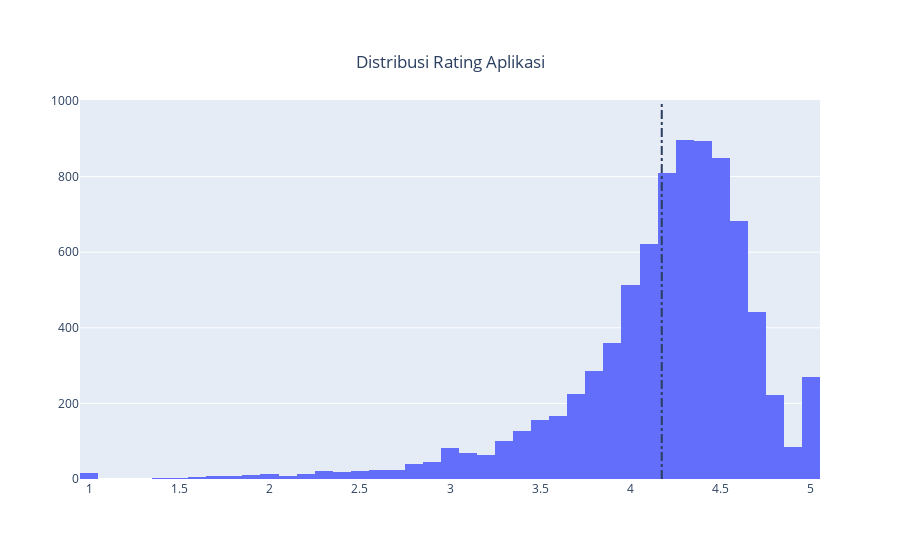

The cell this chart's notebook holds for it:
### Markdown cell above
## 5. Melihat Distribusi Rating Aplikasi

### Code cell
# Menghitung rata-rata rating dari aplikasi
avg_app_rating = apps['Rating'].mean()
print('Rata-rata rating aplikasi = ', avg_app_rating)

# Mendistribusikan aplikasi sesuai dengan ratingnya
data = [go.Histogram(
        x = apps['Rating'])]

# Mencetak penanda titik rata-rata pada plot dan menambahkan judul
layout = {'shapes': [{
              'type' :'line',
              'x0': avg_app_rating,
              'y0': 0,
              'x1': avg_app_rating,
              'y1': 1000,
              'line': { 'dash': 'dashdot'}
          }],
          'title': { 
              'text' : 'Distribusi Rating Aplikasi',
              'y':0.9,
              'x':0.5,
              'xanchor': 'center',
              'yanchor': 'top'
          }
          }

# Menyimpan hasil plot yang dibuat
plotly.offline.iplot({'data': data, 'layout': layout})
py.plot({'data': data, 'layout': layout}, filename="apps_distribusi_rating", auto_open = True)

### Figure 1 — Plotly figure (JSON) as saved in the notebook; plotly's stock layout.template omitted (floating-point values rounded to 4 significant figures; data arrays with more than 128 entries replaced by an {"elided": "..."} marker saying what was removed)
{"data": [{"type": "histogram", "x": {"elided": "9659 float values"}}], "layout": {"shapes": [{"line": {"dash": "dashdot"}, "type": "line", "x0": 4.173, "x1": 4.173, "y0": 0, "y1": 1000}], "title": {"text": "Distribusi Rating Aplikasi", "x": 0.5, "xanchor": "center", "y": 0.9, "yanchor": "top"}}}
